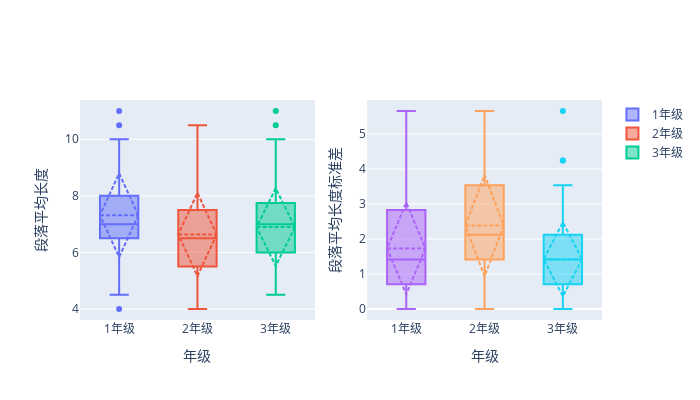

Notebook code cell kept with this figure:
### Code cell
tmp_df = cleaned_data['宏观叙事-段落长度'].copy()

plot_boxplots_by_grade2('宏观叙事-段落长度', tmp_df, 3)
